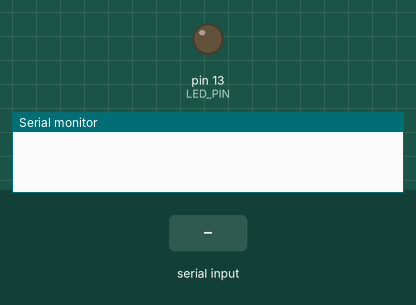
A sketch run on a simulated Arduino Uno, built with avr-gcc and run on an emulated ATmega328P. Shown: output pins drawn as LEDs (lit = HIGH), the last lines printed to the serial monitor. The inputs (shaded band) are chosen by the test bench.

Above: at 1.2 s.
1.3 s: "1" received over the second serial link
At 2.1 s:
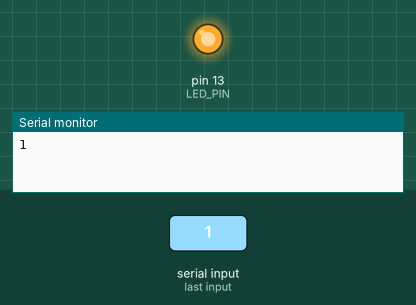
2.8 s: "0" received over the second serial link
At 3.3 s:
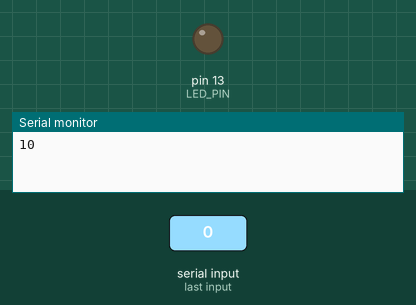
Timing chart, 0 to 5.8 s (numbered marks = the images above; inputs shaded):
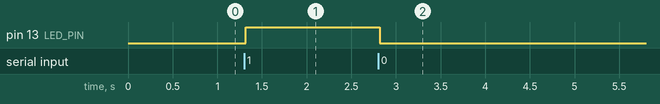

Measured:
- after the input at 1.3 s, pin 13 (LED_PIN): LOW → HIGH at once
- after the input at 2.8 s, pin 13 (LED_PIN): HIGH → LOW at once

The sketch:

arduino-bluetooth-echo.ino
```cpp
/*
 * Bluetooth example using HC-06 bluetooth module.
 * This prototype just simply echo's what is received
 * back to the master (phone/laptop etc).
 *
 * References:
 *  http://www.martyncurrey.com/arduino-and-hc-06-zs-040/
 */
#include <SoftwareSerial.h>

static const int BT_TX_PIN = 10;
static const int BT_RX_PIN = 11;
static const int LED_PIN = 13;

SoftwareSerial btModule(BT_TX_PIN, BT_RX_PIN);

void setup() {

  pinMode(LED_PIN, OUTPUT);

  /* Standard 9.6k baud rate */
  btModule.begin(9600);
  Serial.begin(9600);
}

void loop() {
  char recv;

  /* Check if serial has received any data */
  if (btModule.available())
  {
    recv = btModule.read();
    Serial.print(recv);

    if (recv == '1')
    {
      btModule.println("LED turned on");
      digitalWrite(LED_PIN, HIGH);
    }
    else if (recv == '0')
    {
      btModule.println("LED turned off");
      digitalWrite(LED_PIN, LOW);
    }
  }

}
```
